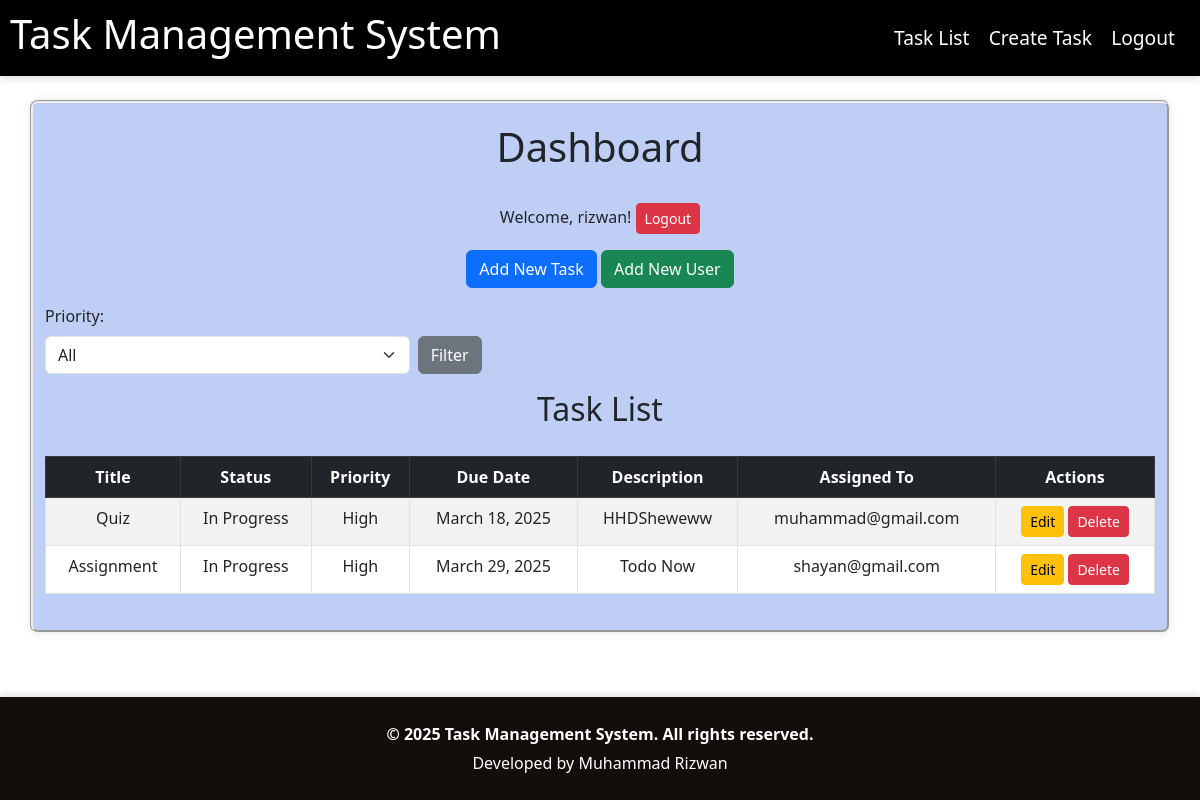
Before: /tasks/ (signed in) with the older database file.
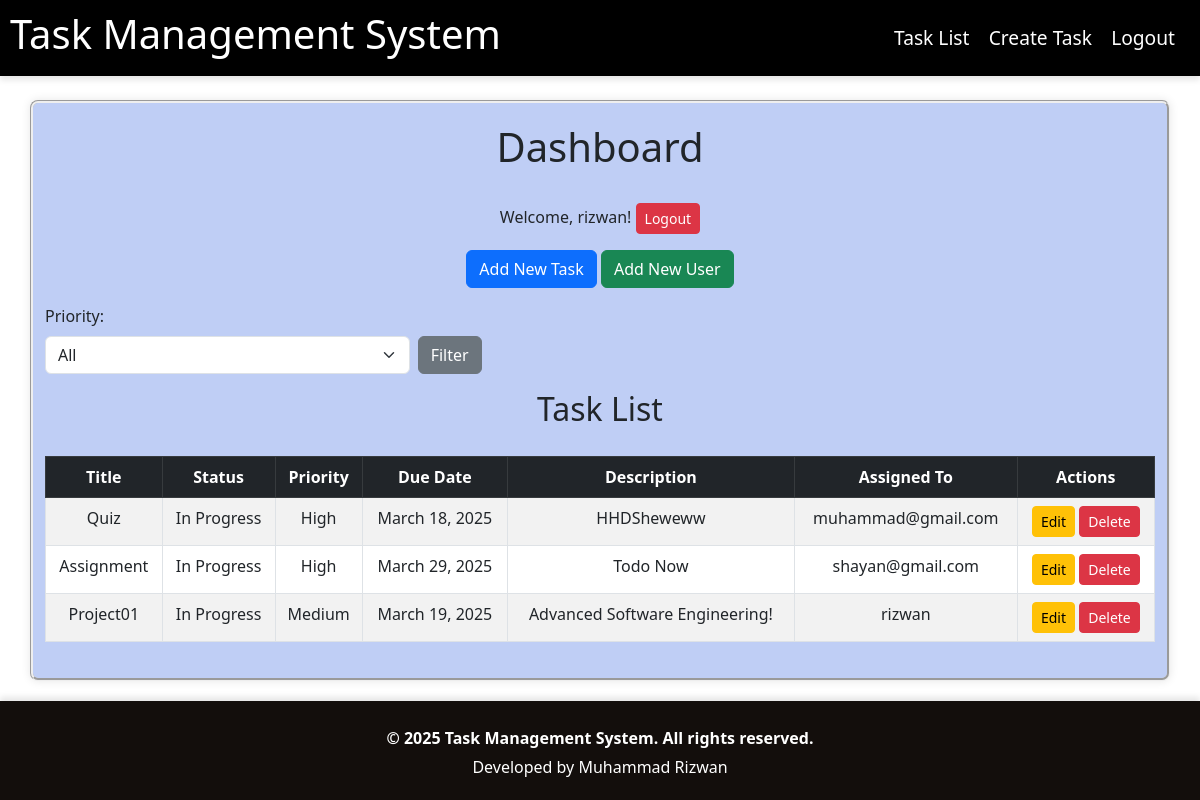
After: the same page with the newer database file.
### tasks/models.py (models this page shows, shortened)
class Task(models.Model):
    STATUS_CHOICES = [
        ('Pending', 'Pending'),
        ('In Progress', 'In Progress'),
        ('Completed', 'Completed'),
    ]
    PRIORITY_CHOICES = [
        ('Low', 'Low'),
        ('Medium', 'Medium'),
        ('High', 'High'),
    ]
    title = models.CharField(max_length=200)
    description = models.TextField()
    status = models.CharField(max_length=50, choices=STATUS_CHOICES, default='Pending')
    priority = models.CharField(max_length=50, choices=PRIORITY_CHOICES, default='Medium')
    due_date = models.DateField()
    assigned_to = models.ForeignKey(User, on_delete=models.SET_NULL, null=True, blank=True, related_name='assigned_tasks')

### tasks/views.py (the view)
# urls.py: path('', views.task_list, name='task_list'),
@login_required
def task_list(request):
    status_filter = request.GET.get('status')
    priority_filter = request.GET.get('priority')
    if request.user.is_superuser:
        tasks = Task.objects.all()  # Admin sees all tasks
    else:
        tasks = Task.objects.filter(assigned_to=request.user)  # Users see only their tasks
    if status_filter:
        tasks = tasks.filter(status=status_filter)
    if priority_filter:
        tasks = tasks.filter(priority=priority_filter)
    return render(request, 'tasks/task_list.html', {'tasks': tasks})

### tasks/templates/tasks/task_list.html (shortened to what this page needs)
{% extends 'base_generic.html' %}
{% load static %}
{% block page_css %}
  <link rel="stylesheet" type="text/css" href="{% static 'css/task_list.css' %}">
  <link rel="stylesheet" href="https://cdn.jsdelivr.net/npm/bootstrap@5.3.0/dist/css/bootstrap.min.css">
{% endblock %}
{% block content %}
<!DOCTYPE html>
<html lang="en">
<head>
</head>
<body>
    <div class="container mt-4">
        <h1 class="text-center">Dashboard</h1><br>
        {% if user.is_authenticated %}
            <p class="text-center">Welcome, {{ user.username }}! <a href="{% url 'logout' %}" class="btn btn-danger btn-sm">Logout</a></p>
            <div class="text-center mb-3">
                {% if user.is_superuser %}
                    <a href="{% url 'create_task' %}" class="btn btn-primary">Add New Task</a>
                    <a href="{% url 'create_user' %}" class="btn btn-success">Add New User</a>
                {% endif %}
            </div>
        {% else %}
            <div class="text-center"><a href="{% url 'login' %}" class="btn btn-primary">Login</a></div>
        {% endif %}
        <form method="GET" action="{% url 'task_list' %}" class="row g-2 mb-3">
            <div class="col-md-4">
                <label for="priority" class="form-label">Priority:</label>
                <select name="priority" id="priority" class="form-select">
                    <option value="">All</option>
                </select>
            </div>
            <div class="col-md-2 d-flex align-items-end">
                <button type="submit" class="btn btn-secondary">Filter</button>
            </div>
        </form>
        <h2 class="text-center">Task List</h2>
        <div class="table-responsive">
            <table class="table table-bordered table-striped">
                <thead class="table-dark">
                    <tr>
                        <th>Title</th>
                        <th>Status</th>
                        <th>Priority</th>
                        <th>Due Date</th>
                        <th>Description</th>
                        <th>Assigned To</th>
                        <th>Actions</th>
                    </tr>
                </thead>
                <tbody>
                    {% for task in tasks %}
                    <tr>
                        <td>{{ task.title }}</td>
                        <td>{{ task.status }}</td>
                        <td>{{ task.priority }}</td>
                        <td>{{ task.due_date }}</td>
                        <td>{{ task.description }}</td>
                        <td>{{ task.assigned_to.username|default:"Unassigned" }}</td>
                        <td class="task-actions">
                            <a href="{% url 'edit_task' task.id %}" class="btn btn-warning btn-sm">Edit</a>
                            <a href="{% url 'delete_task' task.id %}" onclick="return confirm('Are you sure?');" class="btn btn-danger btn-sm">Delete</a>
                        </td>
                    </tr>
                    {% empty %}
                    <tr>
                        <td colspan="7" class="text-center">No tasks available.</td>
                    </tr>
                    {% endfor %}
                </tbody>
            </table>
        </div>
    </div>
</body>
</html>
{% endblock %}

### tasks/templates/base_generic.html (shortened to what this page needs)
{% load static %}
<!DOCTYPE html>
<html lang="en">
<head>
    <link rel="stylesheet" type="text/css" href="{% static 'css/styles.css' %}">
    {% block page_css %}{% endblock %}
</head>
<body>
    <header>
        <div class="header-container {% if request.path == '/login/' %}center-title{% endif %}">
            <h1>Task Management System</h1>
            {% if not request.path == '/login/' %}
            <nav>
                <ul>
                    {% if user.is_authenticated %}
                        <li><a href="{% url 'task_list' %}">Task List</a></li>
                        {% if user.is_staff %}
                            <li><a href="{% url 'create_task' %}">Create Task</a></li>
                        {% endif %}
                        <li><a href="{% url 'logout' %}">Logout</a></li>
                    {% else %}
                        <li><a href="{% url 'login' %}">Login</a></li>
                    {% endif %}
                </ul>
            </nav>
            {% endif %}
        </div>
    </header>
    <main>
        {% block content %}{% endblock %}
    </main>
    <footer>
        <div class="footer-container">
            <p>&copy; 2025 Task Management System. All rights reserved.</p>
            <p>Developed by Muhammad Rizwan</p>
        </div>
    </footer>
</body>
</html>

### tasks/static/css/styles.css (style rules this page uses)
body { font-family: Arial, sans-serif; margin: 0; padding: 0; background-color: #bfcef5; display: flex; flex-direction: column; min-height: 100vh; }
header { background-color: #000000; padding: 20px; color: white; box-shadow: 0 4px 6px rgba(0, 0, 0, 0.1); text-align: center; width: 100%; max-width: 100vw; }
.header-container { display: flex; justify-content: space-between; align-items: center; }
h1 { font-size: 2em; margin: 0; font-weight: bold; text-align: center; }
nav ul { list-style-type: none; padding: 0; margin: 0; }
nav ul li { display: inline; margin-right: 15px; }
nav ul li a { color: white; text-decoration: none; font-size: 1.2em; transition: color 0.3s ease; }
footer { background-color: #130e0c; color: white; padding: 20px; text-align: center; box-shadow: 0 -4px 6px rgba(0, 0, 0, 0.1); margin-top: auto; width: 100%; max-width: 100vw; }
.footer-container p { margin: 5px 0; font-size: 1em; }
.footer-container p:first-child { font-weight: bold; }

### tasks/static/css/task_list.css (style rules this page uses)
body { font-family: Arial, sans-serif; margin: 0; padding: 0; background-color: #bfcef5; display: flex; flex-direction: column; min-height: 100vh; }
.container { width: 80%; margin: 20px auto; background: #bfcef5; padding: 20px; box-shadow: 0px 0px 10px rgba(0, 0, 0, 0.1); border-radius: 8px; border-style: groove; flex: 1; }
h1, h2 { text-align: center; color: #000000; }
header, footer { background-color: #000000; color: white; padding: 10px; text-align: center; }
footer { background-color: #130e0c; color: white; padding: 20px; text-align: center; margin-top: auto; }
button, .btn { padding: 10px 15px; border-radius: 5px; cursor: pointer; font-size: 14px; }
button { background-color: #007bff; color: white; }
.btn-danger { background-color: #dc3545; }
table { text-align: center; width: 100%; border-collapse: collapse; margin-top: 20px; }
table, th, td { border: 1px solid #ddd; padding: 10px; }
th { background-color: #007bff; color: white; }
tr:nth-child(even) { background-color: #f9f9f9; }
.task-actions { gap: 0px; }

### tasks/templates/base_generic.html (style rules this page uses)
header h1 { color: rgb(255, 255, 255); }

### tasks/templates/tasks/task_list.html (style rules this page uses)
.table-responsive { overflow-x: auto; }

Changed rows visible on the page:
added Task: title "Project01", status "In Progress", priority "Medium", due_date "March 19, 2025", description "Advanced Software Engineering!", assigned_to.username "rizwan"
